Frame 1 (no input): blank canvas, image omitted
Frame 60 (no input): blank canvas, image omitted
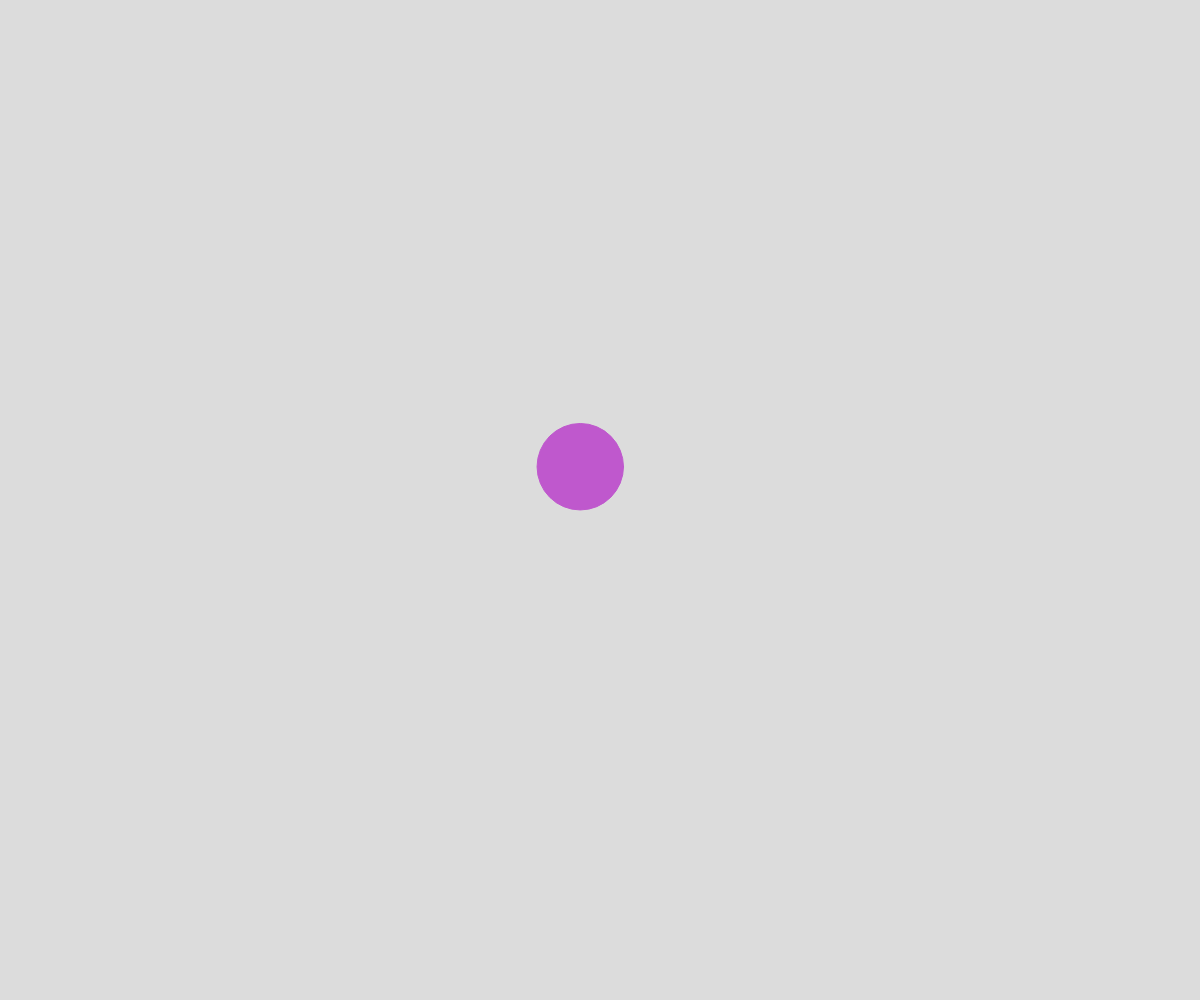
Frame 120 (the mouse pressed at the canvas centre since frame 60)

The p5.js sketch whose frames 1 and 60 were blank and that drew this single picture after the mouse press (run headless with seeded random() and noise() and a simulated clock; from frame 60 on, the mouse is pressed at the canvas centre):

// p5.js sketch
// ── sketch.js
// connected nodes

let nodes = [];

function setup() {
  createCanvas(windowWidth, windowHeight);
}

function draw() {
  background(220);

  //draw lines first
  for (let node of nodes){
    node.update();
    node.connectTo(nodes);
  }
  //draw circle on top of lines
  for (let node of nodes){
    node.display();
  }
}

function mousePressed(){
  let somePoint = new movingPoint(mouseX, mouseY);
  nodes.push(somePoint);
}

class movingPoint {
  constructor(x,y){
    this.x = x;
    this.y = y;
    this.radius = 15;
    this.xTime = random(1000);
    this.yTime = random(1000);
    this.color = color(random(255),random(255),random(255));
    this.speed = 5;
    this.deltaTime = 0.05;
    this.reach = 200;
  }

  display(){
    fill(this.color);
    circle(this.x, this.y, this.radius*2);
  }

  update(){
    this.move();
    this.wrapAroundScreen();
    this.adjustSizeBasedOnMouse();
    stroke(this.color);
  }

  adjustSizeBasedOnMouse(){
    let mouseDistance = dist(mouseX, mouseY, this.x, this.y);
    if (mouseDistance < this.reach){
      let theSize = map(mouseDistance, 0, this.reach, 50, 15);
      this.radius = theSize;
    }
    else {
      this.radius = 15;
    }
  }

  connectTo(nodesArray){
    for (let otherNode of nodesArray){
      if (this !== otherNode){
        let distanceAppart = dist(this.x, this.y, otherNode.x, otherNode.y);
        if (distanceAppart < this.reach){
          line(this.x,this.y,otherNode.x,otherNode.y);
        }        
      }

    }
  }

  wrapAroundScreen(){
    if (this.x < 0){
      this.x += width;
    }
    if (this.x > width){
      this.x -= width;
    }
    if (this.y < 0){
      this.y += height;
    }
    if (this.y > height){
      this.y -= height;
    }
  }

  move(){
    let dx = noise(this.xTime);
    let dy = noise(this.yTime);

    //scale from 0-1 to movement speed
    dx = map(dx, 0, 1, -this.speed, this.speed);
    dy = map(dy, 0, 1, -this.speed, this.speed);

    //move point
    this.x += dx;
    this.y += dy;

    // move on time axis
    this.xTime += this.deltaTime;
    this.yTime += this.deltaTime;
  }
}
